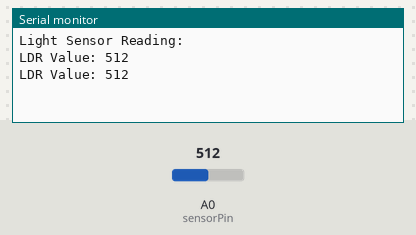
A sketch run on a simulated Arduino Uno, built with avr-gcc and run on an emulated ATmega328P. Shown: the last lines printed to the serial monitor. The test bench sets the inputs (shaded band); at power-on: A0 (sensorPin) = 512.

Above: at 1.8 s.
1.9 s: A0 (sensorPin) set to 716
At 2.8 s:
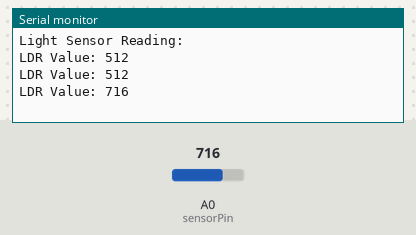
3.4 s: A0 (sensorPin) set to 900
At 4.8 s:
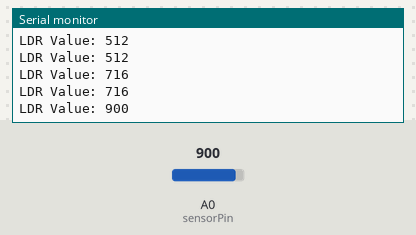
Timing chart, 0 to 6.4 s (numbered marks = the images above; inputs shaded):
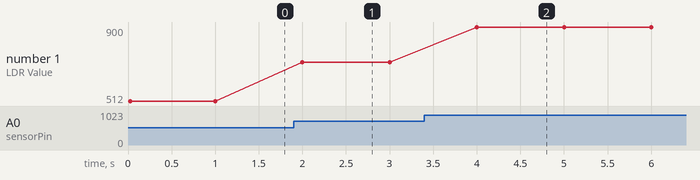

Measured:
- after the input at 1.9 s, the serial monitor: prints a new line after 0.10 s (image 1)
- after the input at 3.4 s, the serial monitor: prints a new line after 0.60 s (image 2)
- plotted number 1: 512 → 716 after the input at 1.9 s, 716 → 900 after the input at 3.4 s

The sketch:

Ex8.ino
```cpp
// Ex-8 To develop a simple IoT application that reads light intensity values
// using an LDR sensor and displays them on the Serial Monitor.


const int sensorPin = A0;
void setup() {
  Serial.begin(9600);
  Serial.println("Light Sensor Reading:");
}

void loop() {
  int sensorValue = analogRead(sensorPin);
  Serial.print("LDR Value: ");
  Serial.println(sensorValue);
  delay(1000);
}
```
